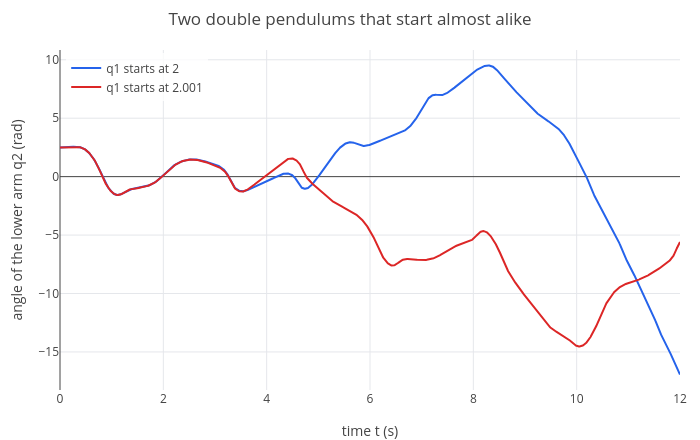

This figure's notebook cell:
### Markdown cell above
## 4. Chaos

Run it again with the upper arm started one thousandth of a radian higher, and follow the angle of the lower arm:

### Code cell
p = odeplot([w1, w2, f(1), f(2)], [q1 q2 w1 w2], t, [2, 2.5, 0, 0], 0, 12, [t q2]);
p = show(p, odeplot([w1, w2, f(1), f(2)], [q1 q2 w1 w2], t, [2.001, 2.5, 0, 0], 0, 12, [t q2]));
p = legend(p, "q1 starts at 2", "q1 starts at 2.001");
labels(title(p, "Two double pendulums that start almost alike"), "time t (s)", "angle of the lower arm q2 (rad)")

### Figure 1 — Plotly figure (JSON) as saved in the notebook; plotly's stock layout.template omitted (floating-point values rounded to 4 significant figures; data arrays with more than 128 entries replaced by an {"elided": "..."} marker saying what was removed)
{"data": [{"line": {"color": "#2563eb", "width": 2}, "mode": "lines", "name": "q1 starts at 2", "type": "scatter", "x": {"elided": "2751 float values"}, "y": {"elided": "2751 float values"}}, {"line": {"color": "#dc2626", "width": 2}, "mode": "lines", "name": "q1 starts at 2.001", "type": "scatter", "x": {"elided": "2735 float values"}, "y": {"elided": "2735 float values"}}], "layout": {"height": 440, "legend": {"bgcolor": "rgba(255,255,255,0.8)", "x": 0.01, "xanchor": "left", "y": 0.99, "yanchor": "top"}, "margin": {"b": 50, "l": 60, "r": 20, "t": 50}, "showlegend": true, "title": {"text": "Two double pendulums that start almost alike"}, "width": 700, "xaxis": {"title": {"text": "time t (s)"}, "zeroline": true}, "yaxis": {"range": [-18.26, 10.84], "title": {"text": "angle of the lower arm q2 (rad)"}, "zeroline": true}}}
